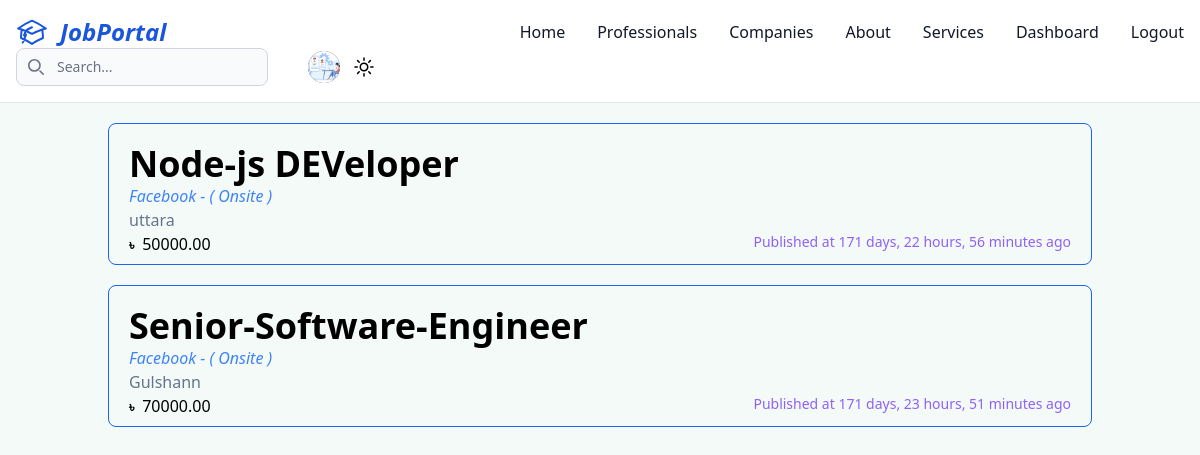
Page / (signed in) on the earlier database version.
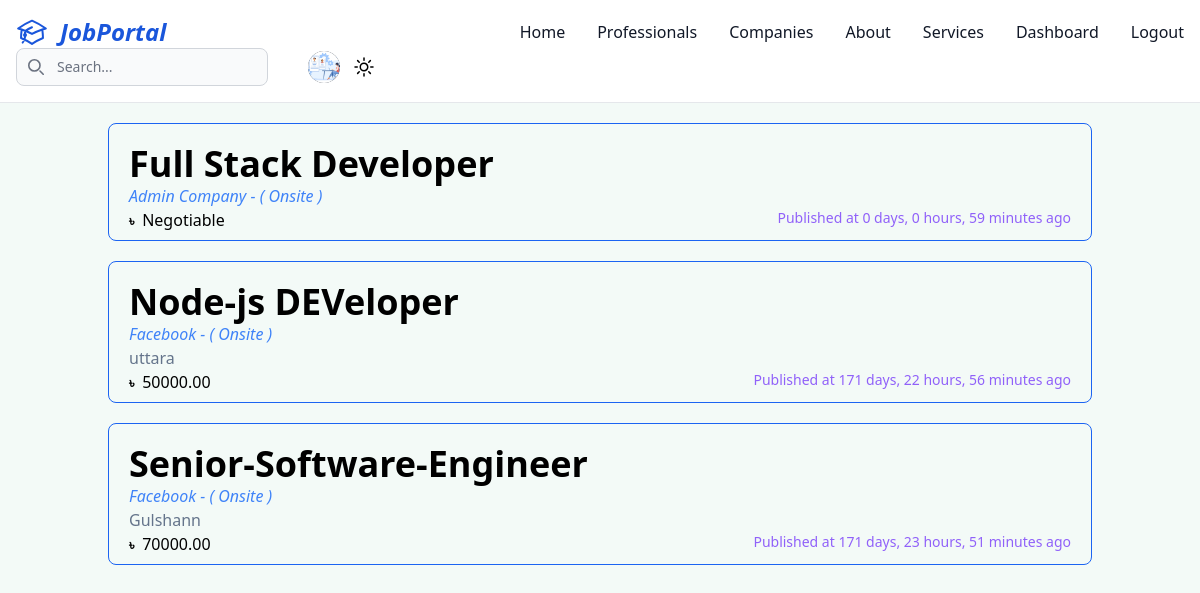
Same page on the later database version.
### core/models.py (models this page shows, shortened)
class JobPost(models.Model):
    jobs = (
        ('Onsite', 'Onsite'),
        ('Hybrid', 'Hybrid'),
        ('Remote', 'Remote'),
    )
    id = models.UUIDField(primary_key=True, default=uuid.uuid4, unique=True, editable=False)
    recruiter = models.ForeignKey(Recruiter, on_delete=models.CASCADE)
    position = models.CharField(max_length=150)
    number_of_vacancies = models.IntegerField(null=True, blank=True, default=1)
    about_this_job = RichTextField()
    location = models.TextField()
    salary = models.DecimalField(max_digits=8, decimal_places=2, null=True)
    skills_requied = models.ManyToManyField(Skills)
    job_type = models.CharField(max_length=20, choices = jobs, default='Onsite')
    deadline = models.DateTimeField(null=True)
    is_active = models.BooleanField(default=True)
    created_at = models.DateTimeField(auto_now_add=True)
    updated_at = models.DateTimeField(auto_now=True)
    class Meta:
        db_table = "JobPost"
        verbose_name = _('JobPost')
        verbose_name_plural = _('JobPosts')

class Recruiter(models.Model):
    id = models.UUIDField(primary_key=True, default=uuid.uuid4, unique=True, editable=False)
    user = models.OneToOneField(CustomUser, on_delete=models.CASCADE)
    company_name = models.CharField(max_length=150, verbose_name=_('Company Name'))
    company_address = models.TextField(verbose_name=_('Company Address'))
    company_about = models.TextField(verbose_name=_('About Company'))
    company_logo = models.ImageField(upload_to=company_image_upload_path, verbose_name=_('Company Logo'))
    company_cover_photo = models.ImageField(upload_to=company_cover_image_upload_path, verbose_name=_('Company Cover Photo'), null=True)
    total_employees = models.IntegerField(default=0, null=True)
    website = models.URLField(null=True)
    main_services = models.CharField(max_length=150, null=True)
    created_at = models.DateTimeField(auto_now_add=True)
    updated_at = models.DateTimeField(auto_now=True)
    class Meta:
        db_table = "Recruiter"
        verbose_name = _('Recruiter')
        verbose_name_plural = _('Recruiters')

### core/views.py (the view)
# urls.py: path('', home, name='home'),
def home(request):
    jobs = JobPost.objects.filter(is_active=True).order_by('-created_at')
    return render(request, 'core/home.html', {'jobs': jobs})

### core/templatetags/custom_filters.py (called while the page is built)
@register.filter
def calculate_days_hours_since(value):
    print(value)
    if value:
        now = timezone.now()  # Use timezone.now() to ensure a timezone-aware datetime
        duration = now - value
        days = duration.days
        hours = duration.seconds // 3600
        minutes = (duration.seconds % 3600) // 60
        return f"{days} days, {hours} hours, {minutes} minutes ago"
    return ""

### templates/core/home.html (shortened to what this page needs)
{% extends "_base.html" %}
{% load custom_filters %}
{% block content %}
    {% if jobs %}
        {% for job in jobs %}
            <a href="{% url 'details_job' job.id %}" class="">
                <div class="border border-blue-600 dark:bg-slate-600 m-5 px-5 pt-5 pb-2 rounded-lg dark:text-slate-200 hover:bg-blue-200"  data-tooltip-target="tooltip-animation-job-{{job.id}}">
                    <h1 class="lg:text-4xl text-2xl font-bold">{{ job.position }}</h1>
                    <p class="text-blue-500 italic">{{ job.recruiter.company_name }} - ( {{ job.job_type }} )</p>
                    <p class="text-slate-500">{{ job.location }}</p>
                    <div class="flex justify-between align-bottom">
                        <p><strong class="font-extrabold text-sm">৳&nbsp;</strong>{% if job.salary %} {{ job.salary }} {% else %} Negotiable {% endif %}</p>
                        {% if job.created_at %}
                            <p class="text-purple-500 text-[.7rem] lg:text-sm text-right">Published at {{ job.created_at|calculate_days_hours_since }}</p>
                        {% endif %}
                    </div>
                </div>
            </a>
        {% endfor %}
    {% else %}
    <div class="h-[80vh] grid place-items-center font-bold text-4xl text-red-500">
        No Job Post Published Yet
    </div>
    {% endif %}
{% endblock content %}

Differences in the rows shown:
added JobPost: position "Full Stack Developer", recruiter.company_name "Admin Company", job_type "Onsite", shows "Negotiable", created_at|calculate_days_hours_since "0 days, 0 hours, 59 minutes ago"
